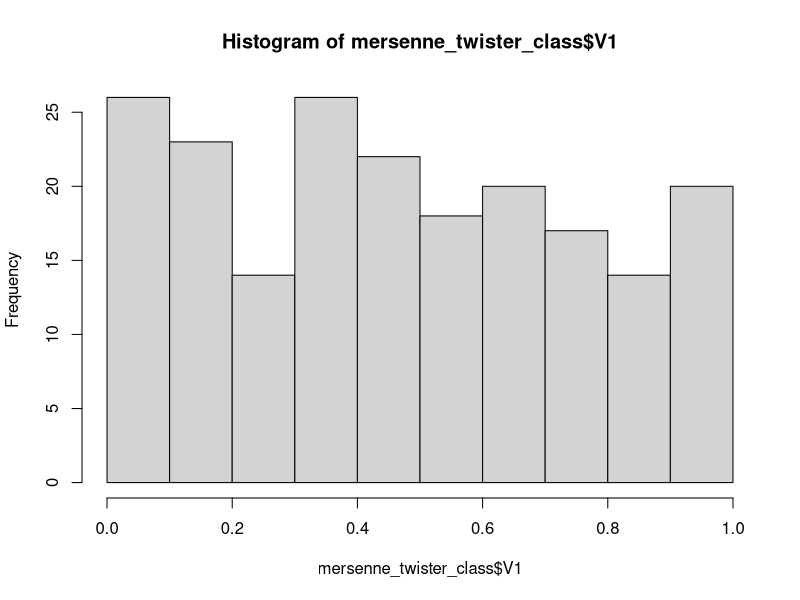
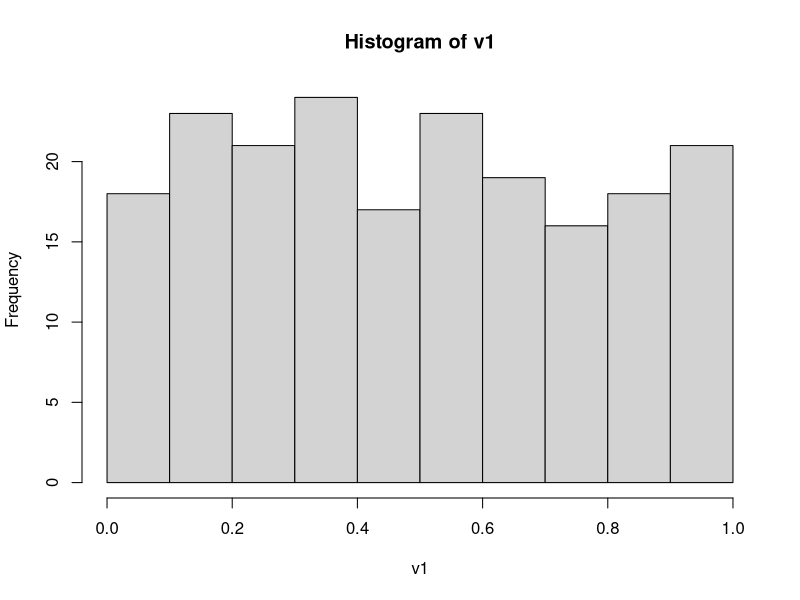
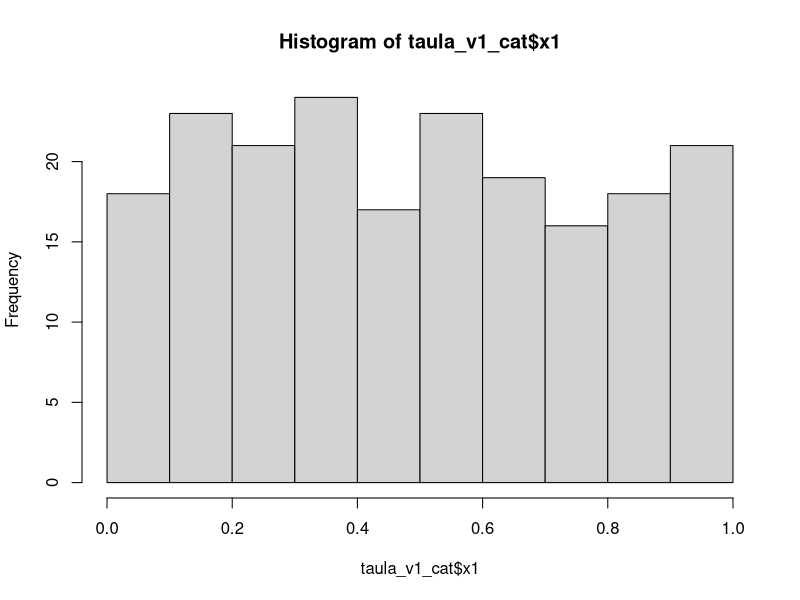
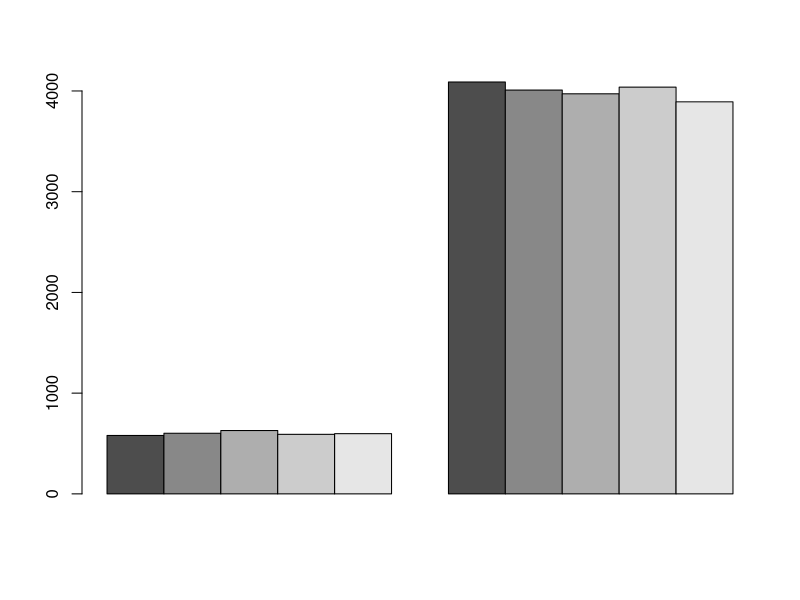
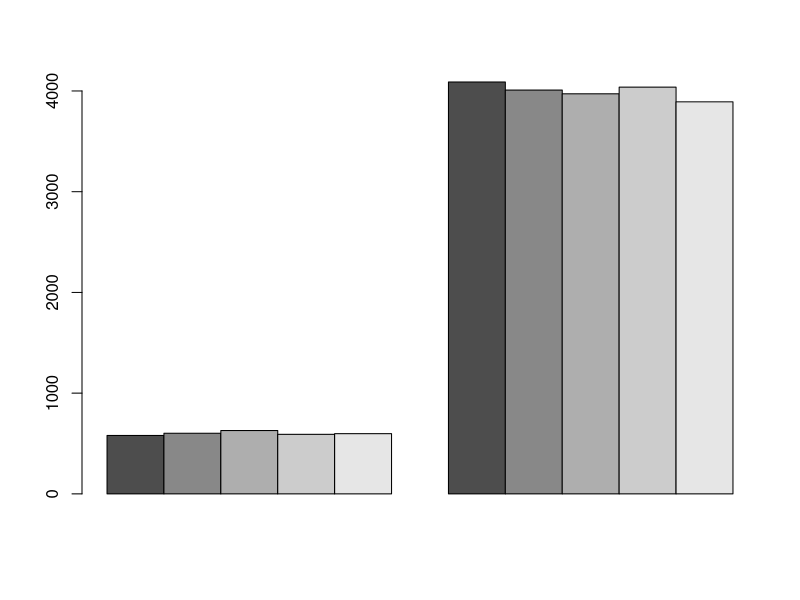

These charts were generated, in order, by the following R code:
# Author: Ricard Meyerhofer Parra
# Subject: SMDE
# Professor: Pau Fonseca

# We generate a sample with one of the generators that we could've used. In this case, we've used mersenne twister (with the first parametrization) since
# is one of the best generators. Anyway we will try multiple generators. 

setwd("C:/Users/Meyerhofer/Desktop/SMDELabs")

mersenne_twister <- read.csv("samples.csv", sep = "\t", header = F)

mersenne_twister_class = transform(mersenne_twister, cat2 = ifelse(V1 < 0,"0",
                                                                   ifelse(V1 < 0.2,"0.2",
                                                                   ifelse(V1 < 0.4,"0.4",
                                                                   ifelse(V1 < 0.6,"0.6",
                                                                   ifelse(V1 < 0.8,"0.8","1"))))))
hist(mersenne_twister_class$V1)
mersenne_freqs = as.data.frame(with(mersenne_twister_class, table(cat2)))


#Now that we have this generator created and we already have the data as we want. We are going to see if it follows
# a normal distribution by applying a chi square test.

#generation of a uniform distribution with a certain seed to make it reproducible.
set.seed(1234)
v1=runif(200, min = 0, max = 1)
hist(v1)
#Work with the data as a dataframe.
taula_v1=data.frame(x1=v1)

#Definition of the intervals, categories to be used.
taula_v1_cat=transform(taula_v1, cat1 = ifelse(x1 < 0,"0",
                                               ifelse(x1 < 0.2,"0.2",
                                               ifelse(x1 < 0.4,"0.4",
                                               ifelse(x1 < 0.6,"0.6",
                                               ifelse(x1 < 0.8,"0.8","1"))))))

#Counting the amount of elements in each category “table” function.
taula_freq_v1=as.data.frame(with(taula_v1_cat, table(cat1)))
hist(taula_v1_cat$x1)
taula_freq = rbind(taula_freq_v1$Freq, mersenne_freqs$Freq)

Test=chisq.test(taula_freq, correct = FALSE)



#Now let's proceed to do the same for a bigger subset of 3000 elements
setwd("C:/Users/Meyerhofer/Desktop/SMDELabs")

mersenne_twister <- read.csv("samples20000.csv", sep = "\t", header = F)

mersenne_twister_class = transform(mersenne_twister, cat2 = ifelse(V1 < 0,"0",
                                                                   ifelse(V1 < 0.2,"0.2",
                                                                   ifelse(V1 < 0.4,"0.4",
                                                                   ifelse(V1 < 0.6,"0.6",
                                                                   ifelse(V1 < 0.8,"0.8","1"))))))
mersenne_freqs = as.data.frame(with(mersenne_twister_class, table(cat2)))


set.seed(1234)
v1=runif(3000, min = 0, max = 1)
summary(v1)
#Work with the data as a dataframe.
taula_v1=data.frame(x1=v1)

#Definition of the intervals, categories to be used.
taula_v1_cat=transform(taula_v1, cat1 = ifelse(x1 < 0,"0",
                                               ifelse(x1 < 0.2,"0.2",
                                                      ifelse(x1 < 0.4,"0.4",
                                                             ifelse(x1 < 0.6,"0.6",
                                                                    ifelse(x1 < 0.8,"0.8","1"))))))


taula_freq_v1=as.data.frame(with(taula_v1_cat, table(cat1)))

taula_freq = rbind(taula_freq_v1$Freq, mersenne_freqs$Freq)

aux = cbind(taula_freq_v1$Freq, mersenne_freqs$Freq)

barplot(aux, beside=T, axisnames = T)

barplot(aux,beside=T)

Test=chisq.test(taula_freq, correct = FALSE)
